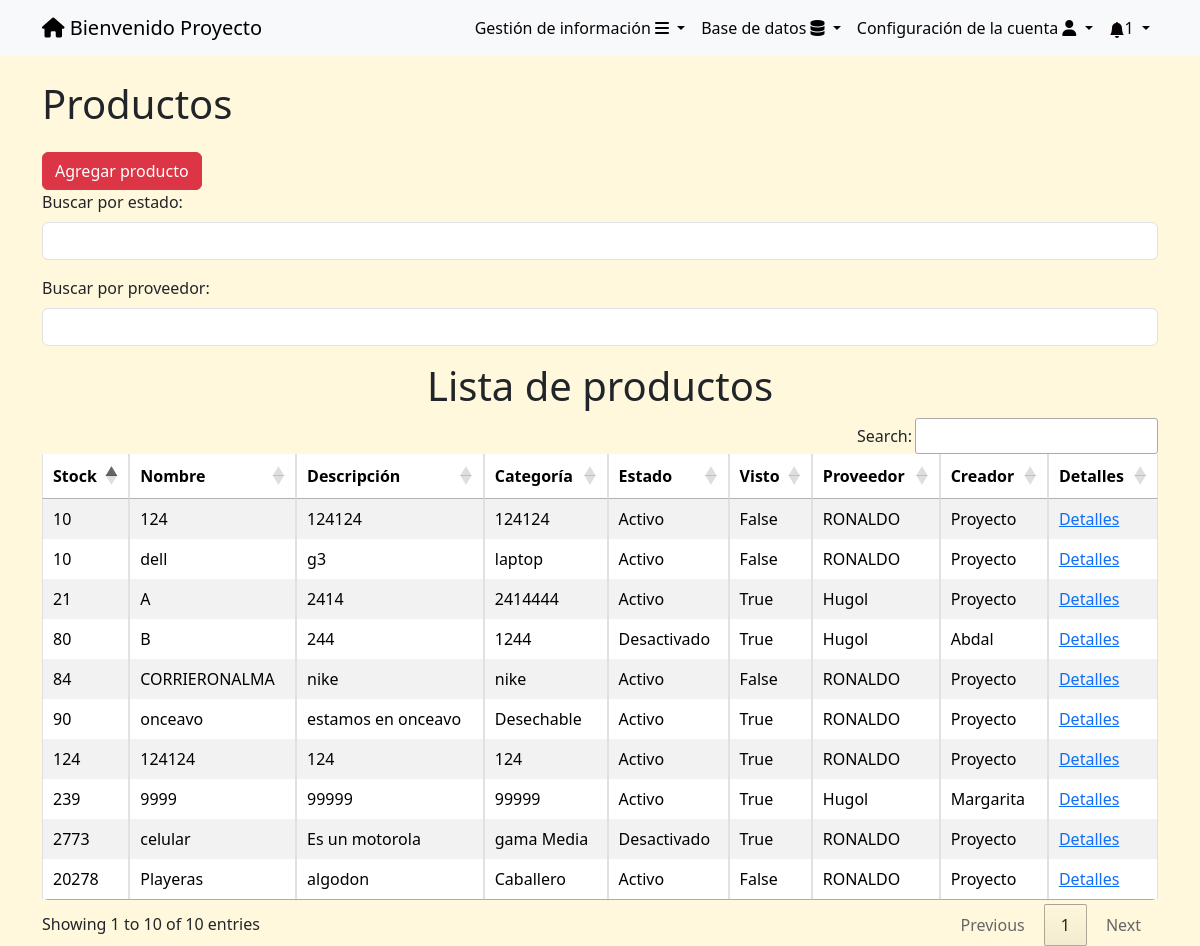
Screenshot of /productos/ (signed in) with the database file from the repository.
### tasks/models.py (models this page shows, shortened)
class Producto(models.Model):
    nombre = models.CharField(max_length=50)
    descripcion = models.CharField(max_length=50)
    categoria = models.CharField(max_length=50)
    precioComun = models.DecimalField(max_digits=10, decimal_places=2, blank=True, null=True)
    precioMayoreo = models.DecimalField(max_digits=10, decimal_places=2, blank=True, null=True)
    canStock = models.IntegerField(blank=True, null=True)
    fechaingreso = models.DateTimeField(auto_now_add=True,null=True,blank=True)
    tamaño = models.CharField(max_length=50, blank=True, null=True)
    material = models.CharField(max_length=50, blank=True, null=True)
    tiempodeProduccion = models.TimeField(blank=True, null=True)
    visto = models.BooleanField(default=False)
    ACTIVO = 'Activo'
    DESACTIVADO = 'Desactivado'
    ESTADO_CHOICES = [
        (ACTIVO, 'Activo'),
        (DESACTIVADO, 'Desactivado'),
    ]
    estado = models.CharField(max_length=50, blank=True, null=True,choices=ESTADO_CHOICES,)
    idProveedor = models.ForeignKey(Proveedor,on_delete=models.CASCADE,blank=True,null=True,)
    user = models.ForeignKey(User, on_delete=models.CASCADE,blank=True, null=True)

class Proveedor(models.Model):
    nombre = models.CharField(blank=True,null=True,max_length=100)
    correo = models.EmailField(blank=True,null=True)
    telefono = models.CharField(blank=True,null=True,max_length=10)
    ACTIVO = 'Activo'
    DESACTIVADO = 'Desactivado'
    ESTADO_CHOICES = [
        (ACTIVO, 'Activo'),
        (DESACTIVADO, 'Desactivado'),
    ]
    estadodelprovedor = models.TextField(blank=True,null=True,choices=ESTADO_CHOICES,)
    user = models.ForeignKey(User, on_delete=models.CASCADE,blank=True, null=True)
    def __str__(self):
        return self.nombre

### tasks/views.py (the view)
# urls.py: path('productos/',views.productos,name='productos'),
@login_required
def productos(request):
    newventa = Venta.objects.filter(visto=False).count()
    newproduct = Producto.objects.filter(visto=False).count()
    if request.user.is_superuser:
        productos = Producto.objects.all().order_by('nombre')
    else:
        productos = Producto.objects.all().order_by('nombre')
    return render(request, 'productos.html', {
        'productos': productos,
        'newproduct':newproduct,
        'newventa':newventa
    })

### tasks/templates/productos.html (shortened to what this page needs)
{% extends 'base.html' %}
{% block content %}
<link rel="stylesheet" type="text/css" href="https://cdn.datatables.net/1.11.5/css/jquery.dataTables.css">
<link rel="stylesheet" type="text/css" href="https://cdn.datatables.net/buttons/2.1.0/css/buttons.dataTables.min.css">
<body>
    <div class="container mt-4">
        {% if user.is_superuser or user.is_staff %}
        <a href="/productos/" class="text-dark text-decoration-none"><h1>Productos</h1></a>
        <a href="/productos/create/" class="btn btn-danger mt-3">Agregar producto</a>
        <div class="mb-3">
            <label for="filtroEstado" class="form-label">Buscar por estado:</label>
            <input type="text" class="form-control" id="filtroEstado">
        </div>
        <div class="mb-3">
            <label for="filtroProveedor" class="form-label">Buscar por proveedor:</label>
            <input type="text" class="form-control" id="filtroProveedor">
        </div>
        {% endif %}
        <div class="table-responsive rounded">
            <table id="tablaProductos" class="table table-bordered table-striped rounded">
                <center>
                    <h1>Lista de productos</h1>
                </center>
                <thead class="thead-dark">
                    <tr>
                        <th>Stock</th>
                        <th>Nombre</th>
                        <th>Descripción</th>
                        <th>Categoría</th>
                        <th>Estado</th>
                        {% if user.is_superuser or user.is_staff %}
                        <th>Visto</th>
                        {% endif %}
                        {% if user.is_superuser or user.is_staff %}
                        <th>Proveedor</th>
                        <th>Creador</th>
                        <th>Detalles</th>
                        {% endif %}
                    </tr>
                </thead>
                <tbody>
                    {% for producto in productos %}
                    <tr>
                        <td>{{ producto.canStock }}</td>
                        <td>{{ producto.nombre }}</td>
                        <td>{{ producto.descripcion }}</td>
                        <td>{{ producto.categoria }}</td>
                        <td>{{ producto.estado }}</td>
                        {% if user.is_superuser or user.is_staff %}
                        <td>{{ producto.visto}}</td>
                        {% endif %}
                        {% if user.is_superuser or user.is_staff %}
                        <td>{{ producto.idProveedor }}</td>
                        <td>{{ producto.user.username }}</td>
                        <td><a href="{% url 'producto_detail' producto.id %}">Detalles</a></td>
                        {% endif %}
                    </tr>
                    {% endfor %}
                </tbody>
            </table>
        </div>
    </div>
</body>
{% endblock %}

### tasks/templates/base.html (shortened to what this page needs)
<!DOCTYPE html>
<html lang="en">
<head>
    <link rel="stylesheet" href="https://cdn.jsdelivr.net/npm/bootstrap@5.3.2/dist/css/bootstrap.min.css">
    <link rel="stylesheet" href="https://cdnjs.cloudflare.com/ajax/libs/font-awesome/6.4.2/css/all.min.css">
    <link rel="stylesheet" href="https://cdn.jsdelivr.net/npm/bootstrap@5.3.2/dist/css/bootstrap.min.css">
</head>
<body>
    <nav class="navbar navbar-expand-lg bg-body-tertiary">
        <div class="container">
            {% if user.is_authenticated %}
            <a class="navbar-brand" href="/" id="uno"> <i class="fa-solid fa-house" style="color: #000000;"></i>
                Bienvenido {{user.username}}</a>
            {% endif %}
            {% if user.is_authenticated %}
            <div class="collapse navbar-collapse" id="navbarSupportedContent">
                <ul class="navbar-nav ms-auto">
                    <li class="nav-item dropdown">
                        <a class="nav-link dropdown-toggle" href="#" role="button" data-bs-toggle="dropdown"
                            aria-expanded="false">
                            Gestión de información <i class="fa-solid fa-bars" style="color: #00040b;"></i>
                        </a>
                    </li>
                    {% if user.is_superuser %}
                    <li class="nav-item dropdown">
                        <a class="nav-link dropdown-toggle" href="#" role="button" data-bs-toggle="dropdown"
                            aria-expanded="false">
                            Base de datos <i class="fa-solid fa-database" style="color: #000000;"></i>
                        </a>
                        {% endif %}
                    <li class="nav-item dropdown">
                        <a class="nav-link dropdown-toggle" href="#" role="button" data-bs-toggle="dropdown"
                            aria-expanded="false">
                            Configuración de la cuenta <i class="fa-solid fa-user" style="color: #000000;"></i>
                        </a>
                        {% if user.is_superuser %}
                    <li class="nav-item dropdown">
                        {% if newproduct > 0 or newventa > 0 or hbd > 0%}
                        <a class="nav-link dropdown-toggle" href="#" role="button" data-bs-toggle="dropdown"
                            aria-expanded="false">
                            <svg xmlns="http://www.w3.org/2000/svg" width="16" height="16" fill="currentColor"
                                class="bi bi-bell-fill" viewBox="0 0 16 16">
                                <path
                                    d="M8 16a2 2 0 0 0 2-2H6a2 2 0 0 0 2 2zm.995-14.901a1 1 0 1 0-1.99 0A5.002 5.002 0 0 0 3 6c0 1.098-.5 6-2 7h14c-1.5-1-2-5.902-2-7 0-2.42-1.72-4.44-4.005-4.901z" />
                            </svg>1
                        </a>
                         {% endif %}
                                    {% endif %}
            {% endif %}
        </div>
    </nav>
</body>
</html>
{% block content %}
{% endblock %}

### tasks/templates/base.html (style rules this page uses)
.nav-link { display: block; text-decoration: none; color: #080404; padding: 5px; }

### tasks/templates/productos.html (style rules this page uses)
body { background-color: cornsilk; background-size: cover; }

### rows the page displays
Producto: canStock "10", nombre "124", descripcion "124124", categoria "124124", estado "Activo", visto "False", idProveedor "RONALDO", user.username "Proyecto"
Producto: canStock "124", nombre "124124", descripcion "124", categoria "124", estado "Activo", visto "True", idProveedor "RONALDO", user.username "Proyecto"
Producto: canStock "239", nombre "9999", descripcion "99999", categoria "99999", estado "Activo", visto "True", idProveedor "Hugol", user.username "Margarita"
Producto: canStock "21", nombre "A", descripcion "2414", categoria "2414444", estado "Activo", visto "True", idProveedor "Hugol", user.username "Proyecto"
Producto: canStock "80", nombre "B", descripcion "244", categoria "1244", estado "Desactivado", visto "True", idProveedor "Hugol", user.username "Abdal"
Producto: canStock "84", nombre "CORRIERONALMA", descripcion "nike", categoria "nike", estado "Activo", visto "False", idProveedor "RONALDO", user.username "Proyecto"
Producto: canStock "20278", nombre "Playeras", descripcion "algodon", categoria "Caballero", estado "Activo", visto "False", idProveedor "RONALDO", user.username "Proyecto"
Producto: canStock "2773", nombre "celular", descripcion "Es un motorola", categoria "gama Media", estado "Desactivado", visto "True", idProveedor "RONALDO", user.username "Proyecto"
Producto: canStock "10", nombre "dell", descripcion "g3", categoria "laptop", estado "Activo", visto "False", idProveedor "RONALDO", user.username "Proyecto"
Producto: canStock "90", nombre "onceavo", descripcion "estamos en onceavo", categoria "Desechable", estado "Activo", visto "True", idProveedor "RONALDO", user.username "Proyecto"

### other values shown
{{ user.username }} "Proyecto"
